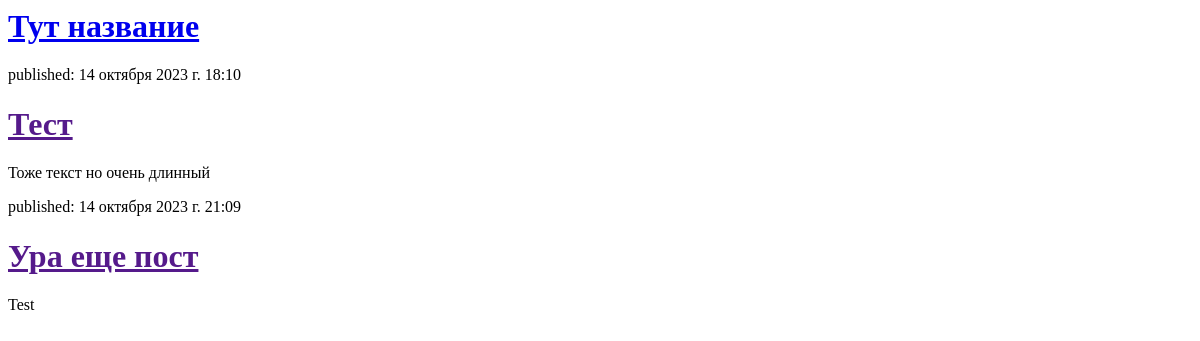
Before: / with the older database file.
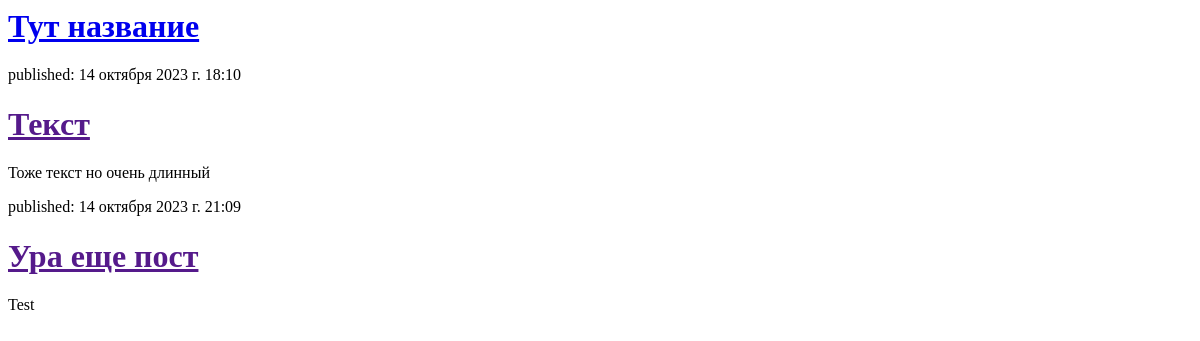
After: the same page with the newer database file.
### blog/models.py (models this page shows, shortened)
class Post(models.Model):
    author = models.ForeignKey(settings.AUTH_USER_MODEL, on_delete=models.CASCADE)
    title = models.CharField(max_length=200)
    description = models.TextField()
    created_date = models.DateTimeField(default=timezone.now)
    published_date = models.DateTimeField(blank=True, null=True)
    objects = models.Manager()

### blog/views.py (the view)
# urls.py: path('', views.post_list, name='post_list'),
def post_list(request):
    posts = Post.objects.filter(published_date__lte=timezone.now()).order_by('published_date')
    return render(request, 'blog/post_list.html', {'posts': posts})

### blog/templates/blog/post_list.html (shortened to what this page needs)
<html>
    <head>
    </head>
    <body>
        <div>
            <h1><a href="/">Тут название</a></h1>
        </div>
        {% for post in posts %}
            <div>
                <p>published: {{ post.published_date }}</p>
                <h1><a href="">{{ post.title }}</a></h1>
                <p>{{ post.description|linebreaksbr }}</p>
            </div>
        {% endfor %}
    </body>
</html>

Changed rows visible on the page:
changed Post "Тоже текст но очень длинный": title "Тест" → "Текст"
